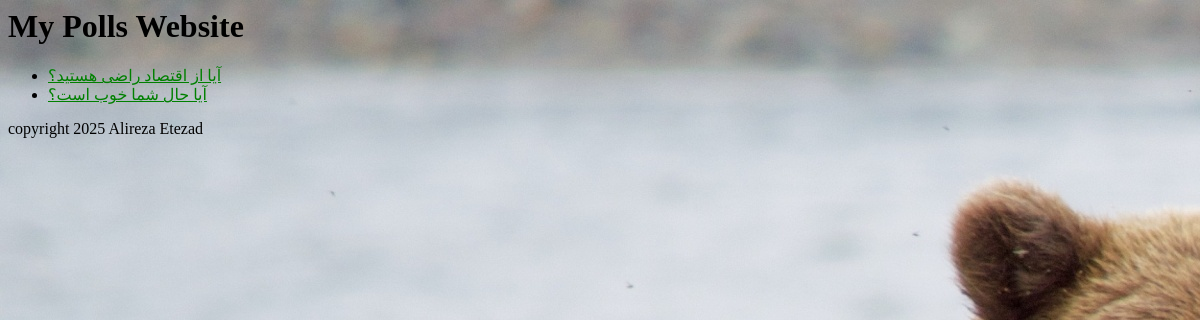
/polls/, run on an earlier commit of the app's database.
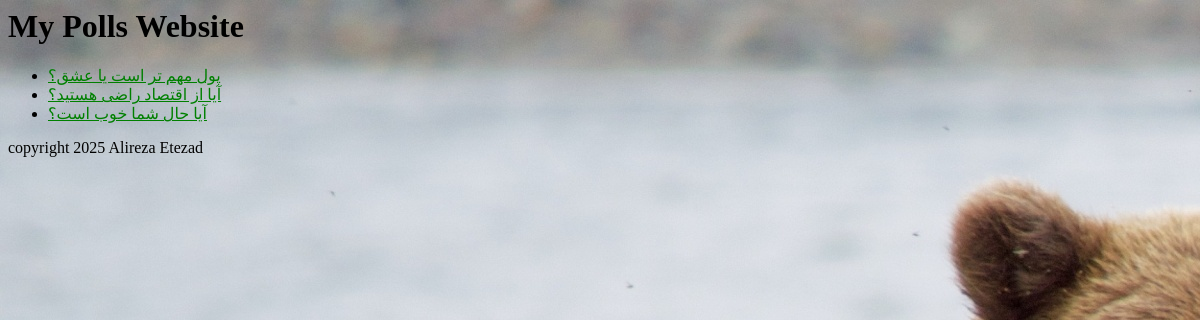
And on a later commit of the database.
### polls/models.py (models this page shows, shortened)
class Question(models.Model):
    question_text = models.CharField(max_length=200)
    pub_date = models.DateTimeField("date published")

### polls/views.py (the view)
# urls.py: path("", views.IndexView.as_view(), name="index"),
class IndexView(generic.ListView):
    template_name = "polls/index.html"
    context_object_name = "latest_question_list"
    def get_queryset(self):
        return Question.objects.filter(pub_date__lte=timezone.now()).order_by("-pub_date")[:5]

### polls/templates/polls/index.html
{% extends 'polls/base.html' %}
{% block content %}
{% if latest_question_list %}
    <ul>
    {% for question in latest_question_list %}
        <li><a href="{% url 'polls:detail' question.id %}">{{ question.question_text }}</a></li>
    {% endfor %}
    </ul>
{% else %}
    <p>No polls are available.</p>
{% endif %}
{% endblock %}

What changed in the data, as far as the page shows it:
added Question: question_text "پول مهم تر است یا عشق؟"
